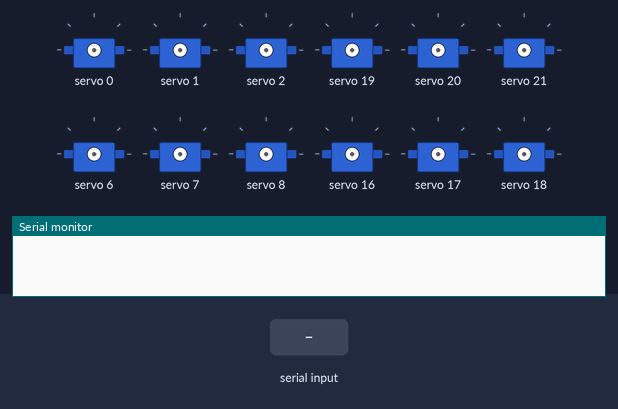
This sketch was run on a simulated Arduino Uno, built with avr-gcc and run on an emulated ATmega328P. On the bench: 12 × servo, the last lines printed to the serial monitor. The inputs (shaded band) are chosen by the test bench.

Above: at 1.2 s.
1.3 s: "walk 1\n" received over Serial
4.3 s: "set 1\n" received over Serial
At 6.6 s:
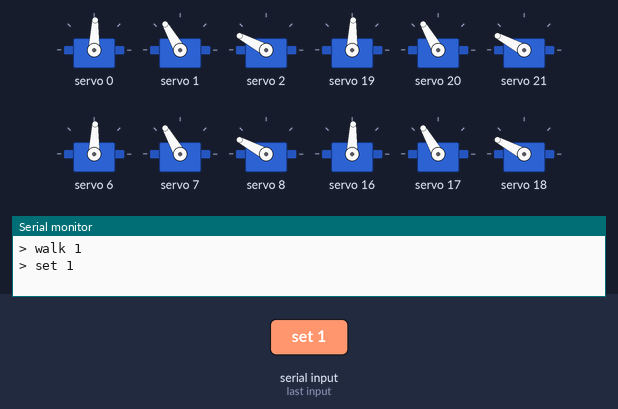
7.3 s: "set" received over Serial
At 9.2 s:
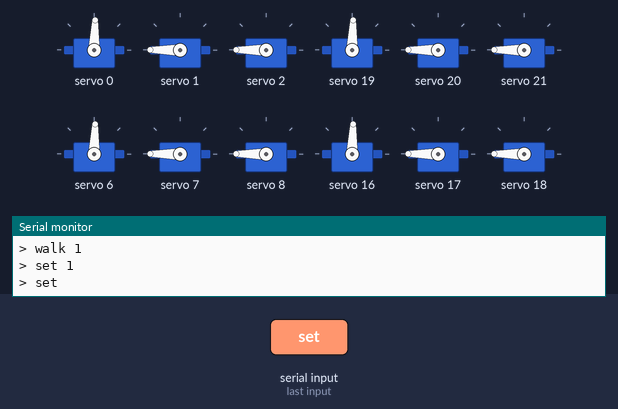
Timing chart, 0 to 10.7 s (numbered marks = the images above; inputs shaded):
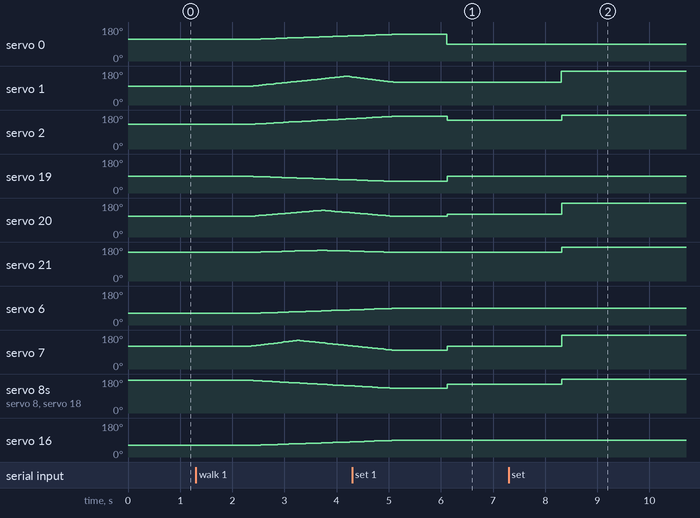

Measured:
- after the input at 1.3 s, servo 0: moves from 115° to 133° over 1.8 s, starting after 1.1 s; servo 1: rises from 99° to 152° in 1.8 s, then falls to 148° in 0.12 s
- after the input at 7.3 s, servo 1, servo 20, servo 7, servo 17: 120° → 180° after 1.0 s; servo 2, servo 21, servo 8, servo 18: 152° → 180° after 1.0 s

The sketch:

Parker_v4_bk1.ino
```cpp
#include <Adafruit_PWMServoDriver.h>

Adafruit_PWMServoDriver pca1 = Adafruit_PWMServoDriver(0x40);  // Left side
Adafruit_PWMServoDriver pca2 = Adafruit_PWMServoDriver(0x41);  // right side

void setup() {
  Serial.begin(9600);

  pca1.begin();
  pca1.setPWMFreq(60);
  pca2.begin();
  pca2.setPWMFreq(60);
}

//=======================================//================================================> READ COMMANDS

String command[7];  //le string

void splitStringIntoWords(String str) {  // > Separate command into words

  //clear array words
  for (int x = 0; x < 7; x++) {
    command[x] = "";
  }

  int wordCount = 0, startIndex = 0;

  //separates words here
  while (true) {
    int spaceIndex = str.indexOf(' ', startIndex);
    if (spaceIndex == -1) {
      command[wordCount++] = str.substring(startIndex);
      break;
    }
    command[wordCount++] = str.substring(startIndex, spaceIndex);
    startIndex = spaceIndex + 1;
  }
}

void loop() {  //loop here !!!

  if (Serial.available()) {
    String commandFull = Serial.readString();
    splitStringIntoWords(commandFull);
    Serial.print("> ");
    Serial.println(commandFull);

    String type = command[0];

    if (type == "move") {
      Move();
    } else if (type == "walk") {
      Walk();
    } else if (type == "rotate") {
      //Rotate();
    } else if (type == "define") {
      Define();
    } else if (type == "set") {
      Set(false, 0);
    } else if (type == "turn") {
      Turn();
    } else if (type == "play") {
      //Play();
    } else {
      Serial.println("! You wrote the command wrong");
    }
  }
}

//=======================================//================================================> WALK FRONT BACK

void Walk() {

  int8_t dir = (command[1] == "f") ? 1 : -1;
  int8_t times = command[2].toInt();

  FrontBack(dir, times);
}

int degFB[6][2] = {
  { 90, 50 },   //front and back > base (-/+)
  { 80, 60 },   //front and back > coxa (->)
  { 50, 10 },   //front and back > tibia (->)
  { 65, 115 },  //middle > base (->)
  { 60, 70 },   //middle > coxa (->)
  { 20, 30 }    //middle > tibia (->)
};

int vel = 180;
int8_t rise = 30;
int lastDir = 0;

void FrontBack(int8_t direction, int8_t times) {

  int x, y;

  if (lastDir != direction) {
    times += 1;
  }

  for (int cycle = ((direction == lastDir) ? 0 : 1); cycle < times * 2; cycle++) {

    int8_t cycleBinary = (cycle % 2 == 0) ? 1 : -1;  //1 -> legs to back / -1 -> legs to front

    if (direction == 1) {
      //front
      x = (cycleBinary == 1) ? 0 : -vel;
      y = (cycleBinary == 1) ? vel : 0;
    } else {
      //back
      x = (cycleBinary == 1) ? -vel : 0;
      y = (cycleBinary == 1) ? 0 : vel;
    }

    for (int a = x; a <= y; a++) {

      int aFixed = (a <= 0) ? a * -1 : a;  //LRL

      pca1.setPWM(0, 0, 115 + (180 - (((float)((degFB[0][0] - degFB[0][1]) - degFB[0][0]) / vel) * SmoothFixed(aFixed, 1, x, times, cycle, direction) + degFB[0][0])) * 2.694);
      pca1.setPWM(1, 0, 115 + (180 - MidleMov(degFB[1][1], degFB[1][0], 1, 1, aFixed, cycleBinary)) * 2.694);
      pca1.setPWM(2, 0, 115 + (180 - (((float)(degFB[2][1] - degFB[2][0]) / vel) * aFixed + degFB[2][0])) * 2.694);
      //
      pca2.setPWM(3, 0, 115 + (180 - (((float)(degFB[3][1] - degFB[3][0]) / vel) * SmoothFixed(aFixed, 1, x, times, cycle, direction) + degFB[3][0])) * 2.694);
      pca2.setPWM(4, 0, 115 + (180 - MidleMov(degFB[4][1], degFB[4][0], 2, 1, aFixed, cycleBinary)) * 2.694);
      pca2.setPWM(5, 0, 115 + (180 - (((float)(degFB[5][1] - degFB[5][0]) / (vel / 2)) * abs(aFixed - vel / 2) + degFB[5][0])) * 2.694);
      //
      pca1.setPWM(6, 0, 115 + (180 - (((float)(degFB[0][0] - (degFB[0][0] + degFB[0][1])) / vel) * SmoothFixed(aFixed, 1, x, times, cycle, direction) + (degFB[0][0] + degFB[0][1]))) * 2.694);
      pca1.setPWM(7, 0, 115 + (180 - MidleMov(degFB[1][0], degFB[1][1], 3, 1, aFixed, cycleBinary)) * 2.694);
      pca1.setPWM(8, 0, 115 + (180 - (((float)(degFB[2][0] - degFB[2][1]) / vel) * aFixed + degFB[2][1])) * 2.694);

      int aInverted = vel - aFixed;  //RLR

      pca2.setPWM(0, 0, 115 + (180 - (((float)((degFB[0][0] + degFB[0][1]) - degFB[0][0]) / vel) * SmoothFixed(aInverted, 2, x, times, cycle, direction) + degFB[0][0])) * 2.694);
      pca2.setPWM(1, 0, 115 + (180 - MidleMov(degFB[1][1], degFB[1][0], 1, 2, aInverted, cycleBinary)) * 2.694);
      pca2.setPWM(2, 0, 115 + (180 - (((float)(degFB[2][1] - degFB[2][0]) / vel) * aInverted + degFB[2][0])) * 2.694);
      //
      pca1.setPWM(3, 0, 115 + (180 - (((float)(degFB[3][0] - degFB[3][1]) / vel) * SmoothFixed(aInverted, 2, x, times, cycle, direction) + degFB[3][1])) * 2.694);
      pca1.setPWM(4, 0, 115 + (180 - MidleMov(degFB[4][1], degFB[4][0], 2, 2, aInverted, cycleBinary)) * 2.694);
      pca1.setPWM(5, 0, 115 + (180 - (((float)(degFB[5][1] - degFB[5][0]) / (vel / 2)) * abs(aInverted - vel / 2) + degFB[5][0])) * 2.694);
      //
      pca2.setPWM(6, 0, 115 + (180 - (((float)(degFB[0][0] - (degFB[0][0] - degFB[0][1])) / vel) * SmoothFixed(aInverted, 2, x, times, cycle, direction) + (degFB[0][0] - degFB[0][1]))) * 2.694);
      pca2.setPWM(7, 0, 115 + (180 - MidleMov(degFB[1][0], degFB[1][1], 3, 2, aInverted, cycleBinary)) * 2.694);
      pca2.setPWM(8, 0, 115 + (180 - (((float)(degFB[2][0] - degFB[2][1]) / vel) * aInverted + degFB[2][1])) * 2.694);
    }
  }

  lastDir = direction;
}

float SmoothFixed(int a, int sideMotor, int from, int times, int cycleNow, int direction) {

  if (cycleNow == ((direction == lastDir) ? 0 : 1) || cycleNow == (times * 2 - 1)) {

    from = (from == 0) ? -vel : vel;

    int d1 = (sideMotor == 1) ? 0 : vel;
    int d2 = (sideMotor == 1) ? vel : 0;

    if (from == -vel) {
      a = a - ((cycleNow == ((lastDir == direction) ? 0 : 1)) ? d1 : d2);
    } else if (from == vel) {
      a = a - ((cycleNow == ((lastDir == direction) ? 0 : 1)) ? d2 : d1);
    }

    return (float)a / 2 + (vel / 2);

  } else {

    return a;
  }
}

float MidleMov(int to, int from, int8_t posMotor, int8_t sideMotor, int a, int8_t nCycle) {

  if (sideMotor == 2) {
    nCycle = nCycle * -1;
  }

  if (nCycle == 1) {
    //touching floor
    if (posMotor == 1) {
      return ((float)(to - from) / vel) * a + from;
    } else if (posMotor == 2) {
      return ((float)(to - from) / (vel / 2)) * abs(a - vel / 2) + from;
    } else {
      return ((float)(to - from) / vel) * a + from;
    }

  } else if (nCycle == -1) {
    //touching air
    if (posMotor == 1) {
      return max(((float)(to - (to - rise)) / (vel / 3)) * a + (to - (3 * rise)), ((float)((to - rise) - from) / ((vel / 3) * 2)) * a + from);
    } else if (posMotor == 2) {
      return ((float)(to - (to - rise)) / (vel / 2)) * abs(a - (vel / 2)) + (to - rise);
    } else {
      return max(((float)(from - (from - rise)) / (vel / 3)) * (vel - a) + (from - (3 * rise)), ((float)((from - rise) - to) / ((vel / 3) * 2)) * (vel - a) + to);
    }
  }
}

//=======================================//================================================> MOVE

void Move() {

  String binary = command[2];
  int pos = 3;

  if (command[1] == "all") {  //move all motors

    (binary.charAt(0) == '1') ? PWM(6, -1, 0, command[pos++].toInt()) : 0;
    (binary.charAt(1) == '1') ? PWM(6, -1, 1, command[pos++].toInt()) : 0;
    (binary.charAt(2) == '1') ? PWM(6, -1, 2, command[pos++].toInt()) : 0;
  } else if (command[1] == "tri") {  //move triangle relative to the motors

    int side = (command[2] == "lrl") ? 1 : -1;
    binary = command[3];
    pos = 4;

    (binary.charAt(0) == '1') ? PWM(3, side, 0, command[pos++].toInt()) : 0;
    (binary.charAt(1) == '1') ? PWM(3, side, 1, command[pos++].toInt()) : 0;
    (binary.charAt(2) == '1') ? PWM(3, side, 2, command[pos++].toInt()) : 0;
  } else if (command[1].toInt() < 7) {

    int leg = command[1].toInt() - 1;

    (binary.charAt(0) == '1') ? PWM(1, leg, 0, command[pos++].toInt()) : 0;
    (binary.charAt(1) == '1') ? PWM(1, leg, 1, command[pos++].toInt()) : 0;
    (binary.charAt(2) == '1') ? PWM(1, leg, 2, command[pos++].toInt()) : 0;
  }
}

int PWM(int amount, int leg, int mot, int degree) {

  if (amount == 1) {

    if (leg <= 3) {
      pca1.setPWM(leg * 3 + mot, 0, 115 + (180 - degree) * 2.694);
    } else if (leg <= 6) {
      pca2.setPWM(leg * 3 + mot, 0, 115 + (180 - degree) * 2.694);
    }

  } else if (amount == 3) {

    if (leg == 1) {
      pca1.setPWM(0 * 3 + mot, 0, 115 + (180 - degree) * 2.694);  //leg 1
      pca2.setPWM(1 * 3 + mot, 0, 115 + (180 - degree) * 2.694);  //leg 5
      pca1.setPWM(2 * 3 + mot, 0, 115 + (180 - degree) * 2.694);  //leg 3
    } else if (leg == -1) {
      pca2.setPWM(0 * 3 + mot, 0, 115 + (180 - degree) * 2.694);  //leg 4
      pca1.setPWM(1 * 3 + mot, 0, 115 + (180 - degree) * 2.694);  //leg 2
      pca2.setPWM(2 * 3 + mot, 0, 115 + (180 - degree) * 2.694);  //leg 6
    }

  } else if (amount == 6) {
    for (int8_t rep = 0; rep < 3; rep++) {
      pca1.setPWM(rep * 3 + mot, 0, 115 + (180 - degree) * 2.694);
      pca2.setPWM(rep * 3 + mot, 0, 115 + (180 - degree) * 2.694);
    }
  }

  return 1;
}

//=======================================//================================================> DEFINE

void Define() {

  String variable = command[1];

  if (variable == "vel") {
    vel = command[2].toInt();
  } else if (variable == "rise") {
    rise = command[2].toInt();
  } else if (variable == "degfb") {
    //
  } else if (variable == "deglr") {
    //
  }
}

//=======================================//================================================> Set

void Set(bool called, int8_t movement) {

  if (!called) {
    movement = command[1].toInt();
  }

  if (movement == 0) {
    splitStringIntoWords("move all 111 90 0 0");
    Move();
  } else if (movement == 1) {
    splitStringIntoWords("move all 111 90 60 30");
    Move();
  }
  // else if (movement == "big") {
  //   splitStringIntoWords("move all 111 90 125 145");
  //   Move();
  // } else if (movement == "tall") {
  //   splitStringIntoWords("move all 111 90 180 105");
  //   Move();
  // }
}

//=======================================//================================================> Turn

void Turn() {
  if (command[1] == "off") {

    if (command[2] == "0") {
      Set(true, 0);
      delay(1000);
    }

    for (int8_t disable = 0; disable < 9; disable++) {
      pca1.setPWM(disable, 1000, 115 + (90 * 2.694));
      pca2.setPWM(disable, 1000, 115 + (90 * 2.694));
    }
  }
}
```
